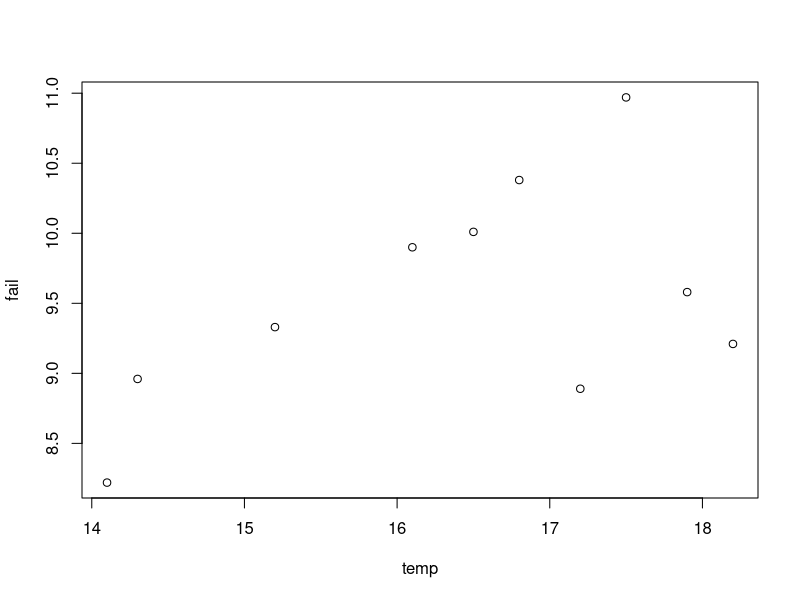
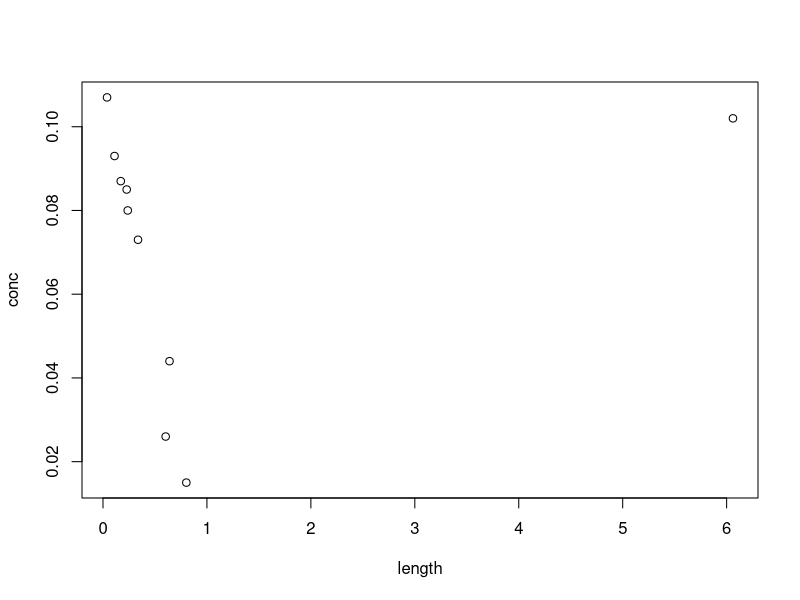
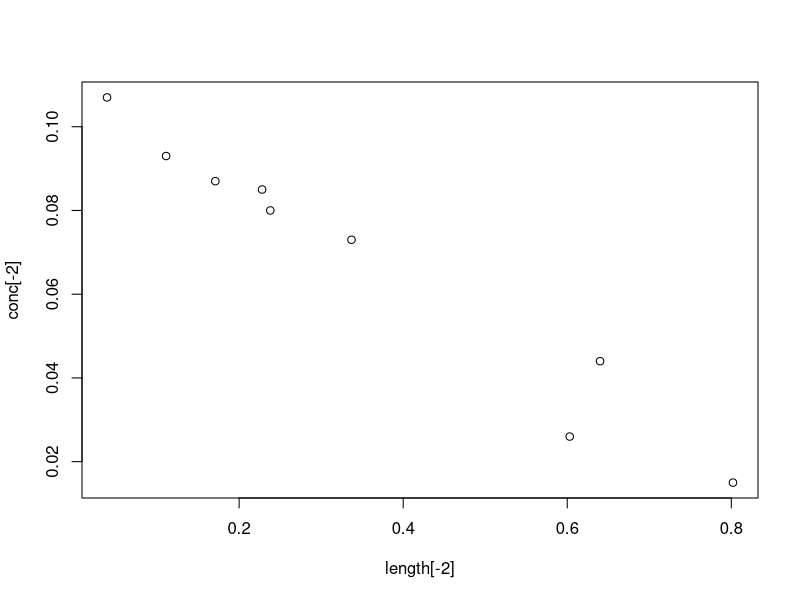
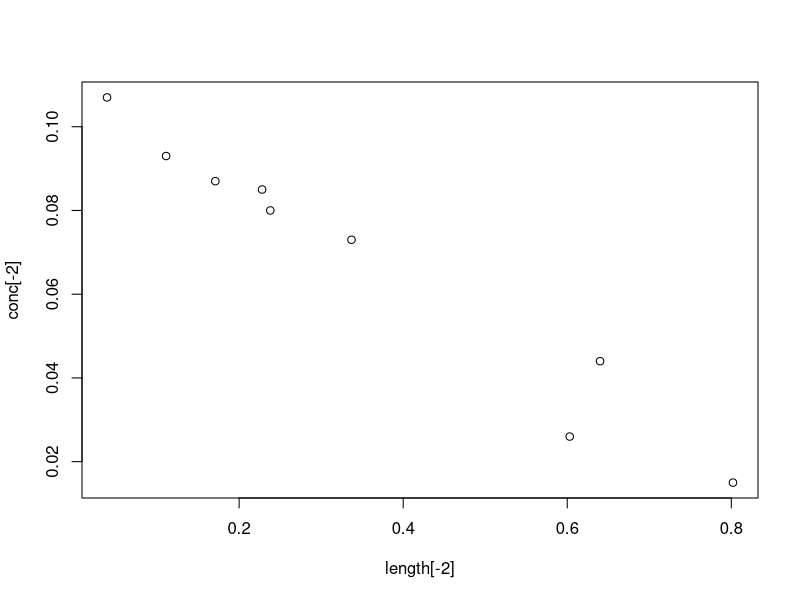
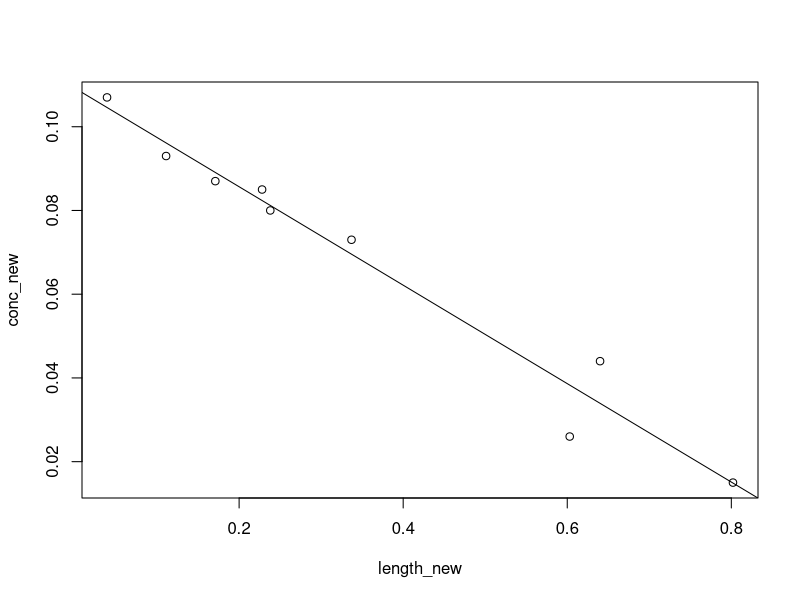
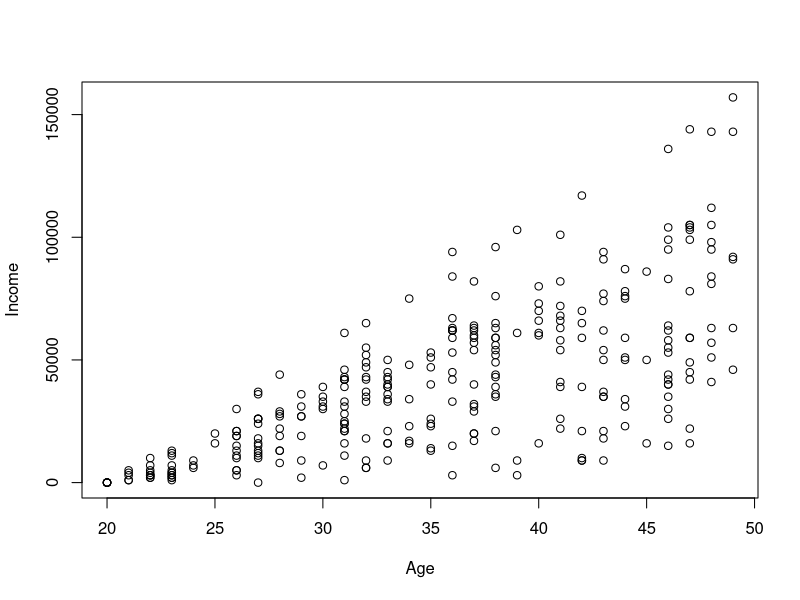

Recreate these plots in R, in order.
## ---- chunk 1
knitr::opts_chunk$set(include = FALSE) # change to TRUE when rendering solutions; this changes
                                      # the default visibility (which is overridden by explicitly
                                      # setting  include=TRUE in chunk options)
## ---- chunk 2
temp <- c(16.1, 18.2, 16.5, 14.1, 15.2, 17.2, 17.9, 17.5, 16.8, 14.3)
fail <- c(9.90, 9.21, 10.01, 8.22, 9.33, 8.89, 9.58, 10.97, 10.38, 8.96)
## ---- chunk 3
plot(fail~temp)
## ---- chunk 4
summary(lm(fail~temp))
## ---- chunk 5
length <- c(0.111, 6.061, 0.171, 0.228, 0.802, 0.039, 0.64, 0.238, 0.603, 0.337)
conc <- c(0.093, 0.102, 0.087, 0.085, 0.015, 0.107, 0.044, 0.08, 0.026, 0.073)
## ---- chunk 6
plot(length, conc)
plot(length[-2],conc[-2])
## ---- chunk 7
plot(length[-2],conc[-2])
## ---- chunk 8
conc_new = conc[-2]
length_new = length[-2]
plot(conc_new~length_new)
fit <- lm(conc_new~length_new)
abline(fit)
summary(fit)
## ---- chunk 9
0.109 - 0.118*0.5
## ---- chunk 10
d <- read.csv("HouseholdSavingsSurvey.csv", head=TRUE)
head(d)
## ---- chunk 11
plot(Income~Age, data=d)
## ---- chunk 12
cor(d$Income,d$Age)
## ---- chunk 13
summary(lm(Income~Age, data=d))
